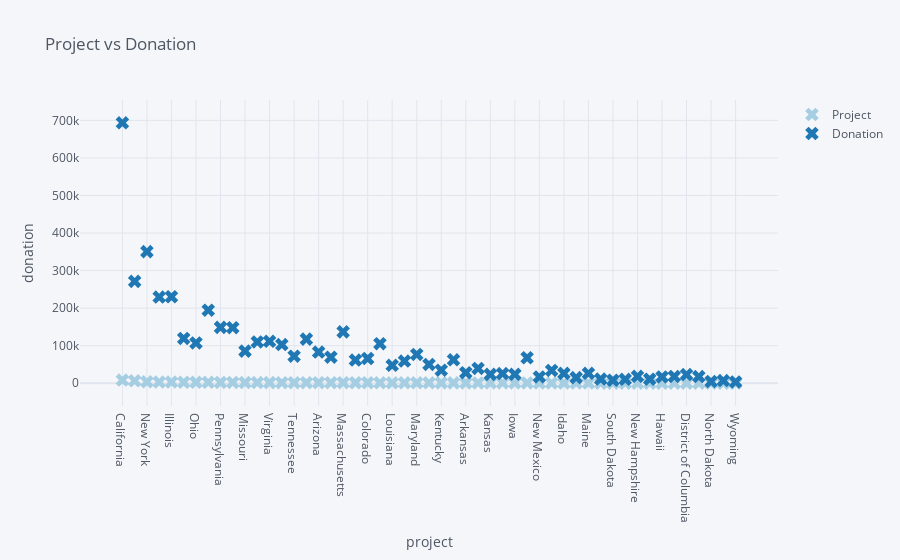

This figure's notebook cell:
### Code cell
df.iplot(kind='scatter' , xTitle='project' , yTitle= 'donation', title='Project vs Donation' , symbol='x' , colorscale='paired', mode='markers')

### Figure 1 — Plotly figure (JSON) as saved in the notebook; plotly's stock layout.template omitted (floating-point values rounded to 4 significant figures)
{"data": [{"line": {"color": "rgba(166, 206, 227, 1.0)", "dash": "solid", "shape": "linear", "width": 1.3}, "marker": {"size": 12, "symbol": "x"}, "mode": "markers", "name": "Project", "text": "", "type": "scatter", "x": ["California", "Texas", "New York", "Florida", "Illinois", "Michigan", "Ohio", "North Carolina", "Pennsylvania", "Georgia", "Missouri", "New Jersey", "Virginia", "Washington", "Tennessee", "Indiana", "Arizona", "Wisconsin", "Massachusetts", "Oklahoma", "Colorado", "South Carolina", "Louisiana", "Minnesota", "Maryland", "Alabama", "Kentucky", "Oregon", "Arkansas", "Utah", "Kansas", "Mississippi", "Iowa", "Connecticut", "New Mexico", "Nevada", "Idaho", "West Virginia", "Maine", "Nebraska", "South Dakota", "Montana", "New Hampshire", "Alaska", "Hawaii", "Rhode Island", "District of Columbia", "Delaware", "North Dakota", "Vermont", "Wyoming"], "y": [8457, 6485, 3819, 3302, 3126, 2653, 2546, 2543, 2163, 2125, 1779, 1775, 1656, 1581, 1555, 1555, 1529, 1479, 1447, 1340, 1321, 1260, 1215, 1169, 1145, 1141, 1024, 978, 923, 883, 851, 840, 833, 816, 546, 538, 513, 513, 483, 409, 317, 312, 299, 273, 266, 246, 227, 208, 200, 181, 148]}, {"line": {"color": "rgba(31, 120, 180, 1.0)", "dash": "solid", "shape": "linear", "width": 1.3}, "marker": {"size": 12, "symbol": "x"}, "mode": "markers", "name": "Donation", "text": "", "type": "scatter", "x": ["California", "Texas", "New York", "Florida", "Illinois", "Michigan", "Ohio", "North Carolina", "Pennsylvania", "Georgia", "Missouri", "New Jersey", "Virginia", "Washington", "Tennessee", "Indiana", "Arizona", "Wisconsin", "Massachusetts", "Oklahoma", "Colorado", "South Carolina", "Louisiana", "Minnesota", "Maryland", "Alabama", "Kentucky", "Oregon", "Arkansas", "Utah", "Kansas", "Mississippi", "Iowa", "Connecticut", "New Mexico", "Nevada", "Idaho", "West Virginia", "Maine", "Nebraska", "South Dakota", "Montana", "New Hampshire", "Alaska", "Hawaii", "Rhode Island", "District of Columbia", "Delaware", "North Dakota", "Vermont", "Wyoming"], "y": [693577, 271348, 350553, 229542, 230350, 119337, 107401, 194465, 148752, 147897, 85597, 109926, 111740, 103021, 72123, 117470, 83092, 69479, 136845, 61697, 65940, 105421, 47699, 59078, 76769, 50002, 34700, 62418, 28021, 39336, 23598, 25863, 23894, 67892, 16734, 34220, 26245, 14929, 26550, 11131, 7982, 10614, 18555, 10729, 16707, 18129, 23217, 17872, 4666, 7157, 3476]}], "layout": {"legend": {"bgcolor": "#F5F6F9", "font": {"color": "#4D5663"}}, "paper_bgcolor": "#F5F6F9", "plot_bgcolor": "#F5F6F9", "title": {"font": {"color": "#4D5663"}, "text": "Project vs Donation"}, "xaxis": {"gridcolor": "#E1E5ED", "showgrid": true, "tickfont": {"color": "#4D5663"}, "title": {"font": {"color": "#4D5663"}, "text": "project"}, "zerolinecolor": "#E1E5ED"}, "yaxis": {"gridcolor": "#E1E5ED", "showgrid": true, "tickfont": {"color": "#4D5663"}, "title": {"font": {"color": "#4D5663"}, "text": "donation"}, "zerolinecolor": "#E1E5ED"}}}
